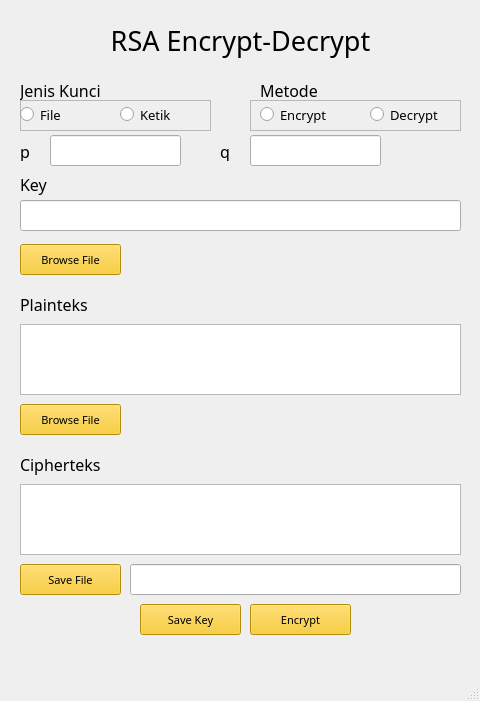
<?xml version="1.0" encoding="UTF-8"?>
<ui version="4.0">
 <class>MainWindow</class>
 <widget class="QMainWindow" name="MainWindow">
  <property name="geometry">
   <rect>
    <x>0</x>
    <y>0</y>
    <width>480</width>
    <height>701</height>
   </rect>
  </property>
  <property name="windowTitle">
   <string>MainWindow</string>
  </property>
  <property name="autoFillBackground">
   <bool>false</bool>
  </property>
  <widget class="QWidget" name="centralwidget">
   <widget class="QLabel" name="judul">
    <property name="geometry">
     <rect>
      <x>0</x>
      <y>20</y>
      <width>481</width>
      <height>41</height>
     </rect>
    </property>
    <property name="font">
     <font>
      <family>Poppins Medium</family>
      <pointsize>20</pointsize>
     </font>
    </property>
    <property name="text">
     <string>&lt;html&gt;&lt;head/&gt;&lt;body&gt;&lt;p align=&quot;center&quot;&gt;RSA Encrypt-Decrypt&lt;/p&gt;&lt;/body&gt;&lt;/html&gt;</string>
    </property>
   </widget>
   <widget class="QLabel" name="jenis_key">
    <property name="geometry">
     <rect>
      <x>20</x>
      <y>80</y>
      <width>131</width>
      <height>21</height>
     </rect>
    </property>
    <property name="font">
     <font>
      <family>Poppins Medium</family>
      <pointsize>12</pointsize>
     </font>
    </property>
    <property name="text">
     <string>Jenis Kunci</string>
    </property>
   </widget>
   <widget class="QLabel" name="metode">
    <property name="geometry">
     <rect>
      <x>260</x>
      <y>80</y>
      <width>131</width>
      <height>21</height>
     </rect>
    </property>
    <property name="font">
     <font>
      <family>Poppins Medium</family>
      <pointsize>12</pointsize>
     </font>
    </property>
    <property name="text">
     <string>Metode</string>
    </property>
   </widget>
   <widget class="QLabel" name="key">
    <property name="geometry">
     <rect>
      <x>20</x>
      <y>174</y>
      <width>131</width>
      <height>21</height>
     </rect>
    </property>
    <property name="font">
     <font>
      <family>Poppins Medium</family>
      <pointsize>12</pointsize>
     </font>
    </property>
    <property name="text">
     <string>Key</string>
    </property>
   </widget>
   <widget class="QLabel" name="judul_input">
    <property name="geometry">
     <rect>
      <x>20</x>
      <y>294</y>
      <width>131</width>
      <height>21</height>
     </rect>
    </property>
    <property name="font">
     <font>
      <family>Poppins Medium</family>
      <pointsize>12</pointsize>
     </font>
    </property>
    <property name="text">
     <string>Plainteks</string>
    </property>
   </widget>
   <widget class="QPushButton" name="browse_button">
    <property name="geometry">
     <rect>
      <x>20</x>
      <y>404</y>
      <width>101</width>
      <height>31</height>
     </rect>
    </property>
    <property name="font">
     <font>
      <family>Poppins</family>
      <pointsize>8</pointsize>
     </font>
    </property>
    <property name="styleSheet">
     <string notr="true">background-color: rgb(249, 197, 15);</string>
    </property>
    <property name="text">
     <string>Browse File</string>
    </property>
   </widget>
   <widget class="QLabel" name="judul_output">
    <property name="geometry">
     <rect>
      <x>20</x>
      <y>454</y>
      <width>131</width>
      <height>21</height>
     </rect>
    </property>
    <property name="font">
     <font>
      <family>Poppins Medium</family>
      <pointsize>12</pointsize>
     </font>
    </property>
    <property name="text">
     <string>Cipherteks</string>
    </property>
   </widget>
   <widget class="QTextBrowser" name="output">
    <property name="geometry">
     <rect>
      <x>20</x>
      <y>484</y>
      <width>441</width>
      <height>71</height>
     </rect>
    </property>
   </widget>
   <widget class="QPushButton" name="save_button">
    <property name="geometry">
     <rect>
      <x>20</x>
      <y>564</y>
      <width>101</width>
      <height>31</height>
     </rect>
    </property>
    <property name="font">
     <font>
      <family>Poppins</family>
      <pointsize>8</pointsize>
     </font>
    </property>
    <property name="styleSheet">
     <string notr="true">background-color: rgb(249, 197, 15);</string>
    </property>
    <property name="text">
     <string>Save File</string>
    </property>
   </widget>
   <widget class="QLineEdit" name="save_filename">
    <property name="geometry">
     <rect>
      <x>130</x>
      <y>564</y>
      <width>331</width>
      <height>31</height>
     </rect>
    </property>
   </widget>
   <widget class="QPushButton" name="key_button">
    <property name="geometry">
     <rect>
      <x>140</x>
      <y>604</y>
      <width>101</width>
      <height>31</height>
     </rect>
    </property>
    <property name="font">
     <font>
      <family>Poppins</family>
      <pointsize>8</pointsize>
     </font>
    </property>
    <property name="styleSheet">
     <string notr="true">background-color: rgb(249, 197, 15);</string>
    </property>
    <property name="text">
     <string>Save Key</string>
    </property>
   </widget>
   <widget class="QFrame" name="frame1">
    <property name="geometry">
     <rect>
      <x>20</x>
      <y>100</y>
      <width>191</width>
      <height>31</height>
     </rect>
    </property>
    <property name="frameShape">
     <enum>QFrame::StyledPanel</enum>
    </property>
    <property name="frameShadow">
     <enum>QFrame::Raised</enum>
    </property>
    <widget class="QRadioButton" name="jenis_file">
     <property name="geometry">
      <rect>
       <x>0</x>
       <y>6</y>
       <width>82</width>
       <height>17</height>
      </rect>
     </property>
     <property name="font">
      <font>
       <family>Poppins</family>
       <pointsize>10</pointsize>
      </font>
     </property>
     <property name="text">
      <string>File</string>
     </property>
    </widget>
    <widget class="QRadioButton" name="jenis_ketik">
     <property name="geometry">
      <rect>
       <x>100</x>
       <y>6</y>
       <width>91</width>
       <height>17</height>
      </rect>
     </property>
     <property name="font">
      <font>
       <family>Poppins</family>
       <pointsize>10</pointsize>
      </font>
     </property>
     <property name="text">
      <string>Ketik</string>
     </property>
    </widget>
   </widget>
   <widget class="QFrame" name="frame2">
    <property name="geometry">
     <rect>
      <x>250</x>
      <y>100</y>
      <width>211</width>
      <height>31</height>
     </rect>
    </property>
    <property name="frameShape">
     <enum>QFrame::StyledPanel</enum>
    </property>
    <property name="frameShadow">
     <enum>QFrame::Raised</enum>
    </property>
    <widget class="QRadioButton" name="metode_encrypt">
     <property name="geometry">
      <rect>
       <x>10</x>
       <y>6</y>
       <width>82</width>
       <height>17</height>
      </rect>
     </property>
     <property name="font">
      <font>
       <family>Poppins</family>
       <pointsize>10</pointsize>
      </font>
     </property>
     <property name="text">
      <string>Encrypt</string>
     </property>
    </widget>
    <widget class="QRadioButton" name="metode_decrypt">
     <property name="geometry">
      <rect>
       <x>120</x>
       <y>6</y>
       <width>91</width>
       <height>17</height>
      </rect>
     </property>
     <property name="font">
      <font>
       <family>Poppins</family>
       <pointsize>10</pointsize>
      </font>
     </property>
     <property name="text">
      <string>Decrypt</string>
     </property>
    </widget>
   </widget>
   <widget class="QLabel" name="alert">
    <property name="geometry">
     <rect>
      <x>20</x>
      <y>640</y>
      <width>441</width>
      <height>21</height>
     </rect>
    </property>
    <property name="font">
     <font>
      <family>Poppins</family>
     </font>
    </property>
    <property name="text">
     <string>&lt;html&gt;&lt;head/&gt;&lt;body&gt;&lt;p align=&quot;center&quot;&gt;&lt;br/&gt;&lt;/p&gt;&lt;/body&gt;&lt;/html&gt;</string>
    </property>
    <property name="alignment">
     <set>Qt::AlignCenter</set>
    </property>
   </widget>
   <widget class="QLabel" name="key_filename">
    <property name="geometry">
     <rect>
      <x>130</x>
      <y>249</y>
      <width>331</width>
      <height>21</height>
     </rect>
    </property>
    <property name="font">
     <font>
      <family>Poppins</family>
     </font>
    </property>
    <property name="text">
     <string/>
    </property>
   </widget>
   <widget class="QPushButton" name="browse_key">
    <property name="geometry">
     <rect>
      <x>20</x>
      <y>244</y>
      <width>101</width>
      <height>31</height>
     </rect>
    </property>
    <property name="font">
     <font>
      <family>Poppins</family>
      <pointsize>8</pointsize>
     </font>
    </property>
    <property name="styleSheet">
     <string notr="true">background-color: rgb(249, 197, 15);</string>
    </property>
    <property name="text">
     <string>Browse File</string>
    </property>
   </widget>
   <widget class="QLabel" name="p">
    <property name="geometry">
     <rect>
      <x>20</x>
      <y>141</y>
      <width>21</width>
      <height>20</height>
     </rect>
    </property>
    <property name="font">
     <font>
      <family>Poppins Medium</family>
      <pointsize>12</pointsize>
     </font>
    </property>
    <property name="text">
     <string>p</string>
    </property>
   </widget>
   <widget class="QLabel" name="q">
    <property name="geometry">
     <rect>
      <x>220</x>
      <y>141</y>
      <width>21</width>
      <height>20</height>
     </rect>
    </property>
    <property name="font">
     <font>
      <family>Poppins Medium</family>
      <pointsize>12</pointsize>
     </font>
    </property>
    <property name="text">
     <string>q</string>
    </property>
   </widget>
   <widget class="QLabel" name="browse_filename">
    <property name="geometry">
     <rect>
      <x>130</x>
      <y>410</y>
      <width>331</width>
      <height>21</height>
     </rect>
    </property>
    <property name="font">
     <font>
      <family>Poppins</family>
     </font>
    </property>
    <property name="text">
     <string/>
    </property>
   </widget>
   <widget class="QPushButton" name="button">
    <property name="geometry">
     <rect>
      <x>250</x>
      <y>604</y>
      <width>101</width>
      <height>31</height>
     </rect>
    </property>
    <property name="font">
     <font>
      <family>Poppins</family>
      <pointsize>8</pointsize>
     </font>
    </property>
    <property name="styleSheet">
     <string notr="true">background-color: rgb(249, 197, 15);</string>
    </property>
    <property name="text">
     <string>Encrypt</string>
    </property>
   </widget>
   <widget class="QLineEdit" name="input_p">
    <property name="geometry">
     <rect>
      <x>50</x>
      <y>135</y>
      <width>131</width>
      <height>31</height>
     </rect>
    </property>
   </widget>
   <widget class="QLineEdit" name="input_q">
    <property name="geometry">
     <rect>
      <x>250</x>
      <y>135</y>
      <width>131</width>
      <height>31</height>
     </rect>
    </property>
   </widget>
   <widget class="QLineEdit" name="input_key">
    <property name="geometry">
     <rect>
      <x>20</x>
      <y>200</y>
      <width>441</width>
      <height>31</height>
     </rect>
    </property>
   </widget>
   <widget class="QTextBrowser" name="input">
    <property name="geometry">
     <rect>
      <x>20</x>
      <y>324</y>
      <width>441</width>
      <height>71</height>
     </rect>
    </property>
   </widget>
  </widget>
  <widget class="QMenuBar" name="menubar">
   <property name="geometry">
    <rect>
     <x>0</x>
     <y>0</y>
     <width>480</width>
     <height>18</height>
    </rect>
   </property>
  </widget>
  <widget class="QStatusBar" name="statusbar"/>
 </widget>
 <resources/>
 <connections/>
</ui>
